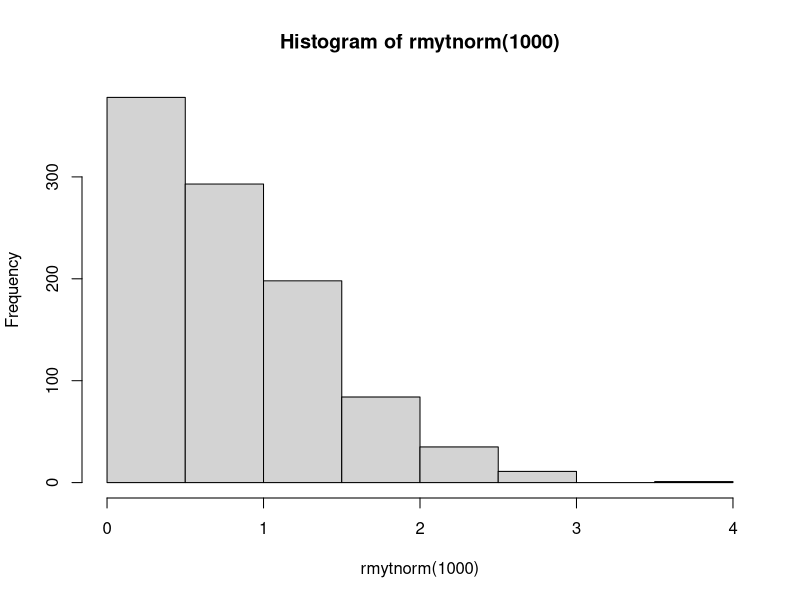
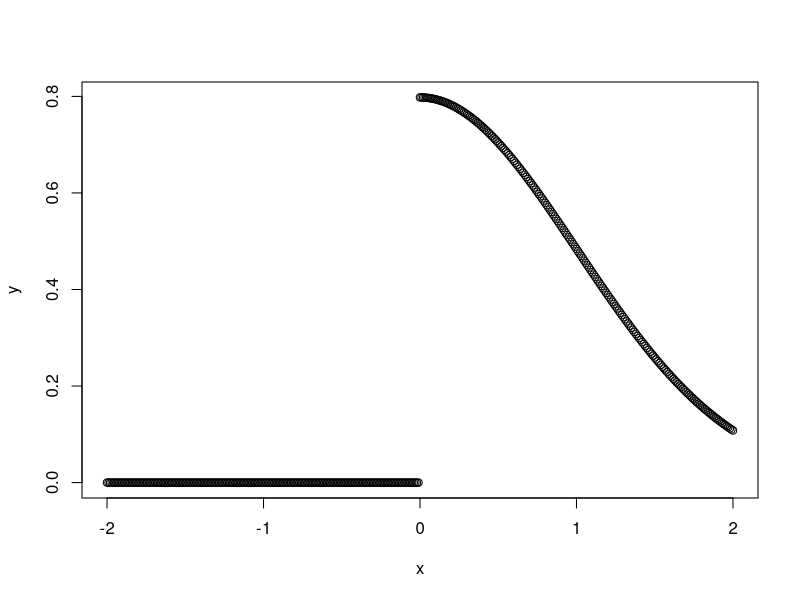

Reproduce these figures in R, in order.
## ---- chunk 1
#explain loops and conditionals 
rmytnorm <- function(n=1,md=0){ 
  v <- rep (NA,n)
  for (i in 1:n) {
    rmyt <- rnorm (1, mean=md)
    while (rmyt <0) {
      rmyt <- rnorm (1, mean=md)
    }
    v [i] <- rmyt
  }
  return (v)
  
}

dmytnorm <-function(x, md=0) {
  v <- rep(NA,length(x))
  for (i in 1:length(x)){
   if (x[i]<0 ) {
    v[i]=(0)
     }  else {v[i]<-(2*dnorm(x[i],mean=md))} 
       
  }
   return (v)}
 
## ---- chunk 2
rmytnorm(10)
dmytnorm (c(-2,-1,0, 1,2))
hist(rmytnorm(1000))
x=seq(from=-2, to=2, by=0.01) 
y=dmytnorm(x)
plot(x,y)

